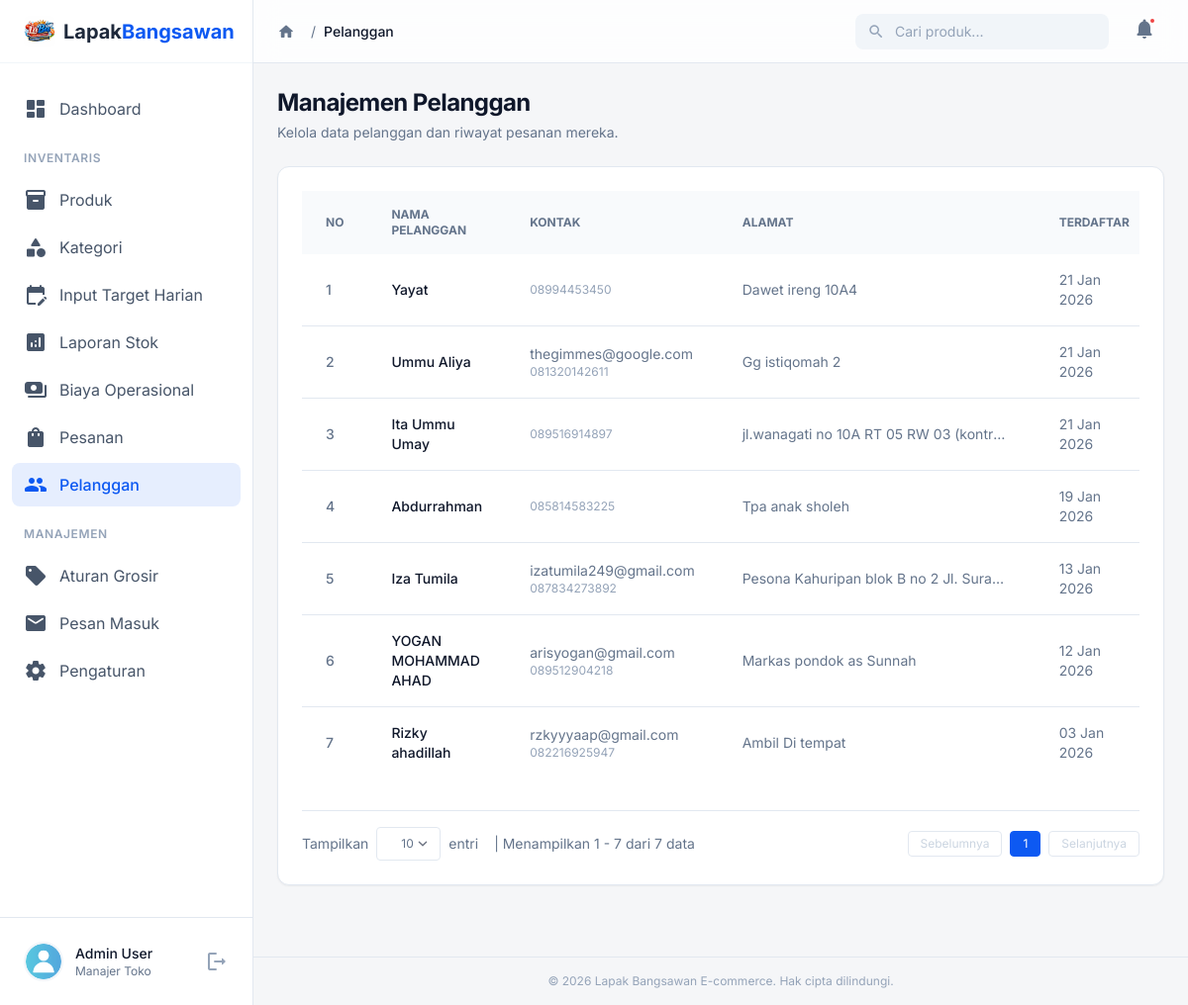
The page /admin/customers.php (signed in) on the database its author committed.
### tables this page shows
CREATE TABLE `users` (
  `id` int(11) NOT NULL,
  `username` varchar(50) NOT NULL,
  `full_name` varchar(100) DEFAULT 'Admin User',
  `password` varchar(255) NOT NULL,
  `email` varchar(100) NOT NULL,
  `created_at` timestamp NOT NULL DEFAULT current_timestamp()
);

CREATE TABLE `customers` (
  `id` int(11) NOT NULL,
  `name` varchar(100) NOT NULL,
  `email` varchar(100) DEFAULT NULL,
  `phone` varchar(20) NOT NULL,
  `address` text NOT NULL,
  `created_at` timestamp NOT NULL DEFAULT current_timestamp()
);

### admin/customers.php (the view, shortened to what this page needs)
<?php
require_once dirname(__DIR__) . "/config/init.php";
$limit = isset($_GET['limit']) ? intval($_GET['limit']) : 10;
$page = isset($_GET['page']) ? intval($_GET['page']) : 1;
$start = ($page > 1) ? ($page * $limit) - $limit : 0;
$count_query = "SELECT COUNT(*) as total FROM customers";
$count_result = $conn->query($count_query);
$total_rows = $count_result->fetch_assoc()['total'];
$total_pages = ceil($total_rows / $limit);
$query = "SELECT * FROM customers ORDER BY created_at DESC LIMIT $start, $limit";
$result = $conn->query($query);
?>
<!DOCTYPE html>
<html class="light" lang="id">
<head>
    <script src="https://cdn.tailwindcss.com?plugins=forms,container-queries"></script>
</head>
<body
    class="bg-background-light dark:bg-background-dark text-slate-600 dark:text-slate-300 font-display antialiased flex h-screen overflow-hidden">
    <?php include ROOT_PATH . "includes/admin/sidebar.php"; ?>
    <main class="flex-1 flex flex-col h-full relative overflow-hidden">
        <?php $page_title = "Pelanggan";
        include ROOT_PATH . "includes/admin/header.php"; ?>
        <div class="flex-1 overflow-auto p-6">
            <div class="max-w-7xl mx-auto">
                <div class="flex flex-col md:flex-row md:items-center justify-between gap-4 mb-6">
                    <div>
                        <h2 class="text-2xl font-bold tracking-tight text-slate-900 dark:text-white">Manajemen Pelanggan
                        </h2>
                        <p class="mt-1 text-sm text-slate-500 dark:text-slate-400">Kelola data pelanggan dan riwayat
                            pesanan
                            mereka.</p>
                    </div>
                </div>
                <div
                    class="bg-surface-light dark:bg-surface-dark rounded-xl shadow-sm border border-slate-200 dark:border-slate-800 p-6 mb-6">
                    <div class="mb-8 w-full">
                        <div class="overflow-x-auto w-full">
                            <table class="w-full text-left text-sm text-slate-500 dark:text-slate-400">
                                <thead
                                    class="bg-slate-50 dark:bg-slate-800/50 text-xs uppercase font-semibold text-slate-500">
                                    <tr>
                                        <th class="px-6 py-4">No</th>
                                        <th class="px-6 py-4">Nama Pelanggan</th>
                                        <th class="px-6 py-4">Kontak</th>
                                        <th class="px-6 py-4">Alamat</th>
                                        <th class="px-6 py-4">Terdaftar</th>
                                    </tr>
                                </thead>
                                <tbody class="divide-y divide-slate-200 dark:divide-slate-800">
                                    <?php if ($result->num_rows > 0): ?>
                                        <?php $no = $start + 1; ?>
                                        <?php while ($row = $result->fetch_assoc()): ?>
                                            <tr class="hover:bg-slate-50 dark:hover:bg-slate-800/50 transition-colors">
                                                <td class="px-6 py-4 text-slate-500 font-medium">
                                                    <?php echo $no++; ?>
                                                </td>
                                                <td class="px-6 py-4 font-medium text-slate-900 dark:text-white">
                                                    <?php echo htmlspecialchars($row['name']); ?>
                                                </td>
                                                <td class="px-6 py-4">
                                                    <div class="flex flex-col">
                                                        <span><?php echo htmlspecialchars($row['email'] ?? '-'); ?></span>
                                                        <span
                                                            class="text-xs text-slate-400"><?php echo htmlspecialchars($row['phone']); ?></span>
                                                    </div>
                                                </td>
                                                <td class="px-6 py-4 truncate max-w-xs">
                                                    <?php echo htmlspecialchars($row['address']); ?>
                                                </td>
                                                <td class="px-6 py-4">
                                                    <?php echo date('d M Y', strtotime($row['created_at'])); ?>
                                                </td>
                                            </tr>
                                        <?php endwhile; ?>
                                    <?php endif; ?>
                                </tbody>
                            </table>
                        </div>
                    </div>
                    <div
                        class="border-t border-slate-200 dark:border-slate-800 pt-4 mt-4 flex flex-col sm:flex-row justify-between items-center gap-4">
                        <div class="flex items-center gap-2 text-sm text-slate-500">
                            <span>Tampilkan</span>
                            <select onchange="window.location.href='?limit='+this.value+'&page=1'"
                                class="bg-white dark:bg-slate-800 border-slate-200 dark:border-slate-700 rounded text-xs py-2 px-6 focus:ring-primary focus:border-primary">
                                <option value="10" <?php echo $limit == 10 ? 'selected' : ''; ?>>10</option>
                            </select>
                            <span>entri</span>
                            <span class="ml-2 hidden sm:inline"> | Menampilkan <?php echo $start + 1; ?> -
                                <?php echo min($start + $limit, $total_rows); ?> dari <?php echo $total_rows; ?>
                                data</span>
                        </div>
                        <div class="flex gap-2">
                            <?php if ($page > 1): ?>
                                <a href="?page=<?php echo $page - 1; ?>&limit=<?php echo $limit; ?>"
                                    class="px-3 py-1 text-xs border border-slate-200 dark:border-slate-700 rounded bg-white dark:bg-slate-800 text-slate-500 hover:bg-slate-50 dark:hover:bg-slate-700 transition-colors">Sebelumnya</a>
                            <?php else: ?>
                                <button disabled
                                    class="px-3 py-1 text-xs border border-slate-200 dark:border-slate-700 rounded bg-white dark:bg-slate-800 text-slate-300 cursor-not-allowed">Sebelumnya</button>
                            <?php endif; ?>
                            <?php for ($i = 1; $i <= $total_pages; $i++): ?>
                                <a href="?page=<?php echo $i; ?>&limit=<?php echo $limit; ?>"
                                    class="px-3 py-1 text-xs border <?php echo $i == $page ? 'border-primary bg-primary text-white' : 'border-slate-200 dark:border-slate-700 bg-white dark:bg-slate-800 text-slate-500 hover:bg-slate-50 dark:hover:bg-slate-700'; ?> rounded transition-colors"><?php echo $i; ?></a>
                            <?php endfor; ?>
                            <?php if ($page < $total_pages): ?>
                                <a href="?page=<?php echo $page + 1; ?>&limit=<?php echo $limit; ?>"
                                    class="px-3 py-1 text-xs border border-slate-200 dark:border-slate-700 rounded bg-white dark:bg-slate-800 text-slate-500 hover:bg-slate-50 dark:hover:bg-slate-700 transition-colors">Selanjutnya</a>
                            <?php else: ?>
                                <button disabled
                                    class="px-3 py-1 text-xs border border-slate-200 dark:border-slate-700 rounded bg-white dark:bg-slate-800 text-slate-300 cursor-not-allowed">Selanjutnya</button>
                            <?php endif; ?>
                        </div>
                    </div>
                </div>
            </div>
        </div>
        <?php include ROOT_PATH . "includes/admin/footer.php"; ?>
    </main>
</body>
</html>

### includes/admin/sidebar.php (shortened to what this page needs)
<?php
$current_page = basename($_SERVER['PHP_SELF']);
$username = $_SESSION['username'] ?? 'Admin User';
?>
<aside id="admin-sidebar"
    class="fixed inset-y-0 left-0 z-50 w-64 bg-surface-light dark:bg-surface-dark border-r border-slate-200 dark:border-slate-800 flex flex-col h-full transform -translate-x-full lg:translate-x-0 lg:static lg:flex transition-transform duration-300 ease-in-out">
    <a href="dashboard" class="h-16 flex items-center px-6 border-b border-slate-100 dark:border-slate-800">
        <div class="flex items-center gap-2 font-bold text-xl text-slate-800 dark:text-white">
            <div class="w-8 h-8 rounded-lg bg-primary flex items-center justify-center text-white overflow-hidden">
                <img src="<?= BASE_URL ?>assets/images/logo.jpeg" alt="Logo" class="w-full h-full object-cover">
            </div>
            <span>Lapak<span class="text-primary">Bangsawan</span></span>
        </div>
    </a>
    <nav id="admin-sidebar-nav" class="flex-1 overflow-y-auto py-6 px-3 space-y-1">
        <a class="flex items-center gap-3 px-3 py-2.5 rounded-lg <?php echo $current_page == 'dashboard.php' ? 'bg-primary/10 text-primary font-medium' : 'text-slate-600 dark:text-slate-400 hover:bg-slate-100 dark:hover:bg-slate-700/50 hover:text-slate-900 dark:hover:text-white transition-colors'; ?>"
            href="dashboard">
            <span class="material-icons-round">dashboard</span>
            Dashboard
        </a>
        <div class="pt-4 pb-2 px-3 text-xs font-semibold text-slate-400 uppercase tracking-wider">Inventaris</div>
        <a class="flex items-center gap-3 px-3 py-2.5 rounded-lg <?php echo $current_page == 'products.php' ? 'bg-primary/10 text-primary font-medium' : 'text-slate-600 dark:text-slate-400 hover:bg-slate-100 dark:hover:bg-slate-700/50 hover:text-slate-900 dark:hover:text-white transition-colors'; ?>"
            href="products">
            <span class="material-icons-round">inventory_2</span>
            Produk
        </a>
        <a class="flex items-center gap-3 px-3 py-2.5 rounded-lg <?php echo $current_page == 'categories.php' ? 'bg-primary/10 text-primary font-medium' : 'text-slate-600 dark:text-slate-400 hover:bg-slate-100 dark:hover:bg-slate-700/50 hover:text-slate-900 dark:hover:text-white transition-colors'; ?>"
            href="categories">
            <span class="material-icons-round">category</span>
            Kategori
        </a>
        <a class="flex items-center gap-3 px-3 py-2.5 rounded-lg <?php echo $current_page == 'form_input_target.php' ? 'bg-primary/10 text-primary font-medium' : 'text-slate-600 dark:text-slate-400 hover:bg-slate-100 dark:hover:bg-slate-700/50 hover:text-slate-900 dark:hover:text-white transition-colors'; ?>"
            href="form_input_target">
            <span class="material-icons-round">edit_calendar</span>
            Input Target Harian
        </a>
        <a class="flex items-center gap-3 px-3 py-2.5 rounded-lg <?php echo $current_page == 'report_stock.php' ? 'bg-primary/10 text-primary font-medium' : 'text-slate-600 dark:text-slate-400 hover:bg-slate-100 dark:hover:bg-slate-700/50 hover:text-slate-900 dark:hover:text-white transition-colors'; ?>"
            href="report_stock">
            <span class="material-icons-round">analytics</span>
            Laporan Stok
        </a>
        <a class="flex items-center gap-3 px-3 py-2.5 rounded-lg <?php echo $current_page == 'expenses.php' ? 'bg-primary/10 text-primary font-medium' : 'text-slate-600 dark:text-slate-400 hover:bg-slate-100 dark:hover:bg-slate-700/50 hover:text-slate-900 dark:hover:text-white transition-colors'; ?>"
            href="expenses">
            <span class="material-icons-round">payments</span>
            Biaya Operasional
        </a>
        <a class="flex items-center justify-between px-3 py-2.5 rounded-lg <?php echo ($current_page == 'orders.php' || $current_page == 'manual_transaction.php') ? 'bg-primary/10 text-primary font-medium' : 'text-slate-600 dark:text-slate-400 hover:bg-slate-100 dark:hover:bg-slate-700/50 hover:text-slate-900 dark:hover:text-white transition-colors'; ?>"
            href="orders">
            <div class="flex items-center gap-3">
                <span class="material-icons-round">shopping_bag</span>
                Pesanan
            </div>
        </a>
        <a class="flex items-center gap-3 px-3 py-2.5 rounded-lg <?php echo $current_page == 'customers.php' ? 'bg-primary/10 text-primary font-medium' : 'text-slate-600 dark:text-slate-400 hover:bg-slate-100 dark:hover:bg-slate-700/50 hover:text-slate-900 dark:hover:text-white transition-colors'; ?>"
            href="customers">
            <span class="material-icons-round">people</span>
            Pelanggan
        </a>
        <div class="pt-4 pb-2 px-3 text-xs font-semibold text-slate-400 uppercase tracking-wider">Manajemen</div>
        <a class="flex items-center gap-3 px-3 py-2.5 rounded-lg <?php echo $current_page == 'wholesale_rules.php' ? 'bg-primary/10 text-primary font-medium' : 'text-slate-600 dark:text-slate-400 hover:bg-slate-100 dark:hover:bg-slate-700/50 hover:text-slate-900 dark:hover:text-white transition-colors'; ?>"
            href="wholesale_rules">
            <span class="material-icons-round">sell</span>
            Aturan Grosir
        </a>
        <a class="flex items-center gap-3 px-3 py-2.5 rounded-lg <?php echo $current_page == 'messages.php' ? 'bg-primary/10 text-primary font-medium' : 'text-slate-600 dark:text-slate-400 hover:bg-slate-100 dark:hover:bg-slate-700/50 hover:text-slate-900 dark:hover:text-white transition-colors'; ?>"
            href="messages">
            <span class="material-icons-round">mail</span>
            Pesan Masuk
        </a>
        <a class="flex items-center gap-3 px-3 py-2.5 rounded-lg <?php echo $current_page == 'settings.php' ? 'bg-primary/10 text-primary font-medium' : 'text-slate-600 dark:text-slate-400 hover:bg-slate-100 dark:hover:bg-slate-700/50 hover:text-slate-900 dark:hover:text-white transition-colors'; ?>"
            href="settings">
            <span class="material-icons-round">settings</span>
            Pengaturan
        </a>
    </nav>
    <div class="p-4 border-t border-slate-200 dark:border-slate-800">
        <div
            class="flex items-center gap-3 p-2 rounded-lg hover:bg-slate-50 dark:hover:bg-slate-800 transition-colors cursor-pointer">
            <img alt="Profile picture of current admin user"
                class="w-10 h-10 rounded-full object-cover border-2 border-slate-100 dark:border-slate-700"
                data-alt="Admin user profile picture showing a smiling professional"
                src="<?= BASE_URL ?>assets/images/profile.png" />
            <div class="flex-1 min-w-0">
                <p class="text-sm font-medium text-slate-900 dark:text-white truncate">
                    <?php
                    if (isset($conn) && isset($_SESSION['user_id'])) {
                        $uid = $_SESSION['user_id'];
                        $u_res = $conn->query("SELECT full_name FROM users WHERE id=$uid");
                        if ($u_res && $u_row = $u_res->fetch_assoc()) {
                            echo htmlspecialchars($u_row['full_name'] ? $u_row['full_name'] : $username);
                        } else {
                            echo htmlspecialchars($username);
                        }
                    } else {
                        echo htmlspecialchars($username);
                    }
                    ?>
                </p>
                <p class="text-xs text-slate-500 truncate">Manajer Toko</p>
            </div>
            <a href="logout" class="material-icons-round text-slate-400 hover:text-red-500 transition-colors">logout</a>
        </div>
    </div>
</aside>

### includes/admin/sidebar.php (style rules this page uses)
#admin-sidebar-nav { -ms-overflow-style: none; scrollbar-width: none; }

### rows shown on the page
users: full_name "Admin User"
customers: name "Yayat", phone "08994453450", address "Dawet ireng 10A4", created_at "21 Jan 2026"
customers: name "Ummu Aliya", email "thegimmes@google.com", phone "081320142611", address "Gg istiqomah 2", created_at "21 Jan 2026"
customers: name "Ita Ummu Umay", phone "089516914897", address "jl.wanagati no 10A RT 05 RW 03 (kontr…", created_at "21 Jan 2026"
customers: name "Abdurrahman", phone "085814583225", address "Tpa anak sholeh", created_at "19 Jan 2026"
customers: name "Iza Tumila", email "izatumila249@gmail.com", phone "087834273892", address "Pesona Kahuripan blok B no 2 Jl. Sura…", created_at "13 Jan 2026"
customers: name "YOGAN MOHAMMAD AHAD", email "arisyogan@gmail.com", phone "089512904218", address "Markas pondok as Sunnah", created_at "12 Jan 2026"
customers: name "Rizky ahadillah", email "rzkyyyaap@gmail.com", phone "082216925947", address "Ambil Di tempat", created_at "03 Jan 2026"

### other values the page prints
$page_title "Pelanggan"
$start + 1 "1"
min($start + $limit, $total_rows) "7"
$total_rows "7"
